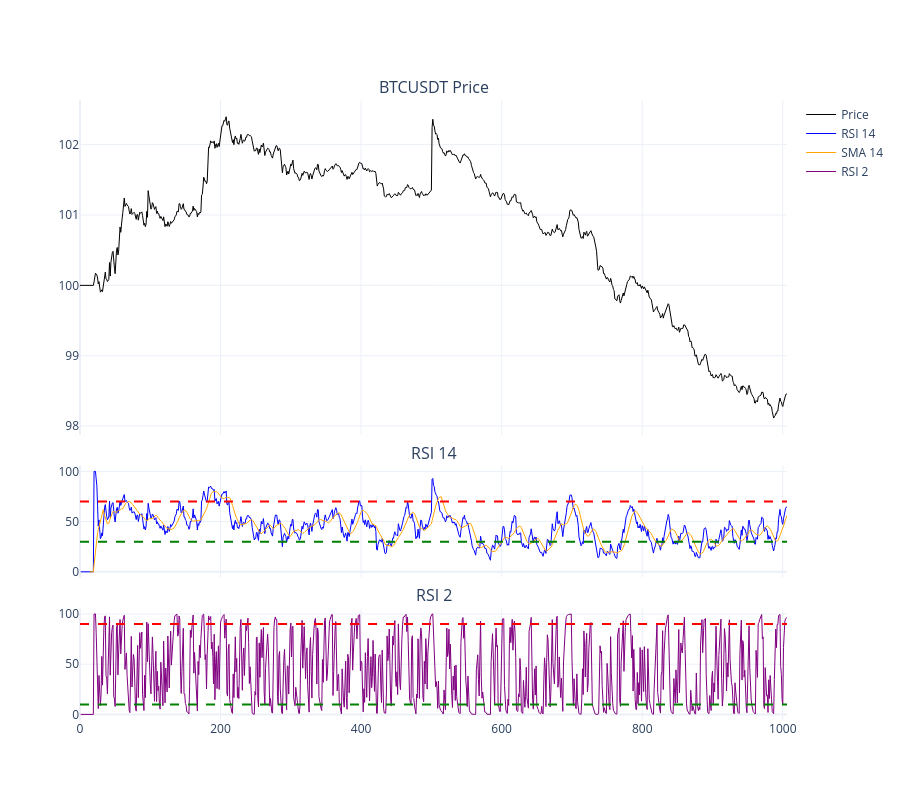

Notebook code for this chart:
### Code cell
# --- 6. Technical Indicators ---
price_clean = np.asanyarray(composite_df['close'], dtype=float)
diffs = np.diff(price_clean)

# Calculate the raw RSI arrays
rsi_14_raw = get_wilders_rsi(diffs, 14)
rsi_14_sma_raw = sma(rsi_14_raw, 14)
rsi_2_raw = get_wilders_rsi(diffs, 2)

# Create full-length arrays filled with NaN
# Note: len(composite_df) is the total number of rows.
# The RSI calculations produce (len - 1) values because they rely on np.diff().
rsi_14 = np.full(len(composite_df), np.nan)
rsi_14_sma = np.full(len(composite_df), np.nan)
rsi_2 = np.full(len(composite_df), np.nan)

# Align arrays to the end
# Since np.diff() creates an array one shorter than the price array,
# we map them to the last (N-1) positions of our full-length array.
rsi_14[-(len(rsi_14_raw)):] = rsi_14_raw
rsi_14_sma[-(len(rsi_14_sma_raw)):] = rsi_14_sma_raw
rsi_2[-(len(rsi_2_raw)):] = rsi_2_raw # FIX: Use rsi_2_raw here, not rsi_2

# Assign to DataFrame
composite_df['rsi_2'] = rsi_2
composite_df['rsi_14'] = rsi_14
composite_df['sma_14'] = rsi_14_sma

import plotly.graph_objects as go
from plotly.subplots import make_subplots

# Ensure your data is the last 1000 ticks
df_plot = composite_df

# Create Subplots: Price (top), RSI 14 (mid), RSI 2 (bottom)
fig = make_subplots(rows=3, cols=1, shared_xaxes=True, 
                    vertical_spacing=0.05, 
                    subplot_titles=('BTCUSDT Price', 'RSI 14', 'RSI 2'),
                    row_width=[0.2, 0.2, 0.6])

# --- Price Plot ---
fig.add_trace(go.Scatter(x=df_plot.index, y=df_plot['close'], name='Price', line=dict(color='black', width=1)), row=1, col=1)

# --- RSI 14 Plot ---
fig.add_trace(go.Scatter(x=df_plot.index, y=df_plot['rsi_14'], name='RSI 14', line=dict(color='blue', width=1)), row=2, col=1)
fig.add_trace(go.Scatter(x=df_plot.index, y=df_plot['sma_14'], name='SMA 14', line=dict(color='orange', width=1)), row=2, col=1)

# --- RSI 2 Plot ---
fig.add_trace(go.Scatter(x=df_plot.index, y=df_plot['rsi_2'], name='RSI 2', line=dict(color='purple', width=1)), row=3, col=1)

# Add Threshold lines
fig.add_hline(y=70, line_dash="dash", line_color="red", row=2, col=1)
fig.add_hline(y=30, line_dash="dash", line_color="green", row=2, col=1)
fig.add_hline(y=90, line_dash="dash", line_color="red", row=3, col=1)
fig.add_hline(y=10, line_dash="dash", line_color="green", row=3, col=1)

# Update layout for "Trading View" feel
fig.update_layout(
    height=800,
    template="plotly_white",
    hovermode="x unified", # Shows all values on hover
    xaxis_rangeslider_visible=False # Set to True if you want a slider at the bottom
)

fig.show()

### Figure 1 — Plotly figure (JSON) as saved in the notebook; plotly's stock layout.template omitted (floating-point values rounded to 4 significant figures; data arrays with more than 128 entries replaced by an {"elided": "..."} marker saying what was removed)
{"data": [{"line": {"color": "black", "width": 1}, "name": "Price", "type": "scatter", "x": {"elided": "1007 int values"}, "xaxis": "x", "y": {"elided": "1007 float values"}, "yaxis": "y"}, {"line": {"color": "blue", "width": 1}, "name": "RSI 14", "type": "scatter", "x": {"elided": "1007 int values"}, "xaxis": "x2", "y": {"elided": "1007 float values"}, "yaxis": "y2"}, {"line": {"color": "orange", "width": 1}, "name": "SMA 14", "type": "scatter", "x": {"elided": "1007 int values"}, "xaxis": "x2", "y": {"elided": "1007 float values"}, "yaxis": "y2"}, {"line": {"color": "purple", "width": 1}, "name": "RSI 2", "type": "scatter", "x": {"elided": "1007 int values"}, "xaxis": "x3", "y": {"elided": "1007 float values"}, "yaxis": "y3"}], "layout": {"annotations": [{"font": {"size": 16}, "showarrow": false, "text": "BTCUSDT Price", "x": 0.5, "xanchor": "center", "xref": "paper", "y": 1, "yanchor": "bottom", "yref": "paper"}, {"font": {"size": 16}, "showarrow": false, "text": "RSI 14", "x": 0.5, "xanchor": "center", "xref": "paper", "y": 0.41, "yanchor": "bottom", "yref": "paper"}, {"font": {"size": 16}, "showarrow": false, "text": "RSI 2", "x": 0.5, "xanchor": "center", "xref": "paper", "y": 0.18, "yanchor": "bottom", "yref": "paper"}], "height": 800, "hovermode": "x unified", "shapes": [{"line": {"color": "red", "dash": "dash"}, "type": "line", "x0": 0, "x1": 1, "xref": "x2 domain", "y0": 70, "y1": 70, "yref": "y2"}, {"line": {"color": "green", "dash": "dash"}, "type": "line", "x0": 0, "x1": 1, "xref": "x2 domain", "y0": 30, "y1": 30, "yref": "y2"}, {"line": {"color": "red", "dash": "dash"}, "type": "line", "x0": 0, "x1": 1, "xref": "x3 domain", "y0": 90, "y1": 90, "yref": "y3"}, {"line": {"color": "green", "dash": "dash"}, "type": "line", "x0": 0, "x1": 1, "xref": "x3 domain", "y0": 10, "y1": 10, "yref": "y3"}], "xaxis": {"anchor": "y", "domain": [0, 1], "matches": "x3", "rangeslider": {"visible": false}, "showticklabels": false}, "xaxis2": {"anchor": "y2", "domain": [0, 1], "matches": "x3", "showticklabels": false}, "xaxis3": {"anchor": "y3", "domain": [0, 1]}, "yaxis": {"anchor": "x", "domain": [0.46, 1]}, "yaxis2": {"anchor": "x2", "domain": [0.23, 0.41]}, "yaxis3": {"anchor": "x3", "domain": [0, 0.18]}}}
